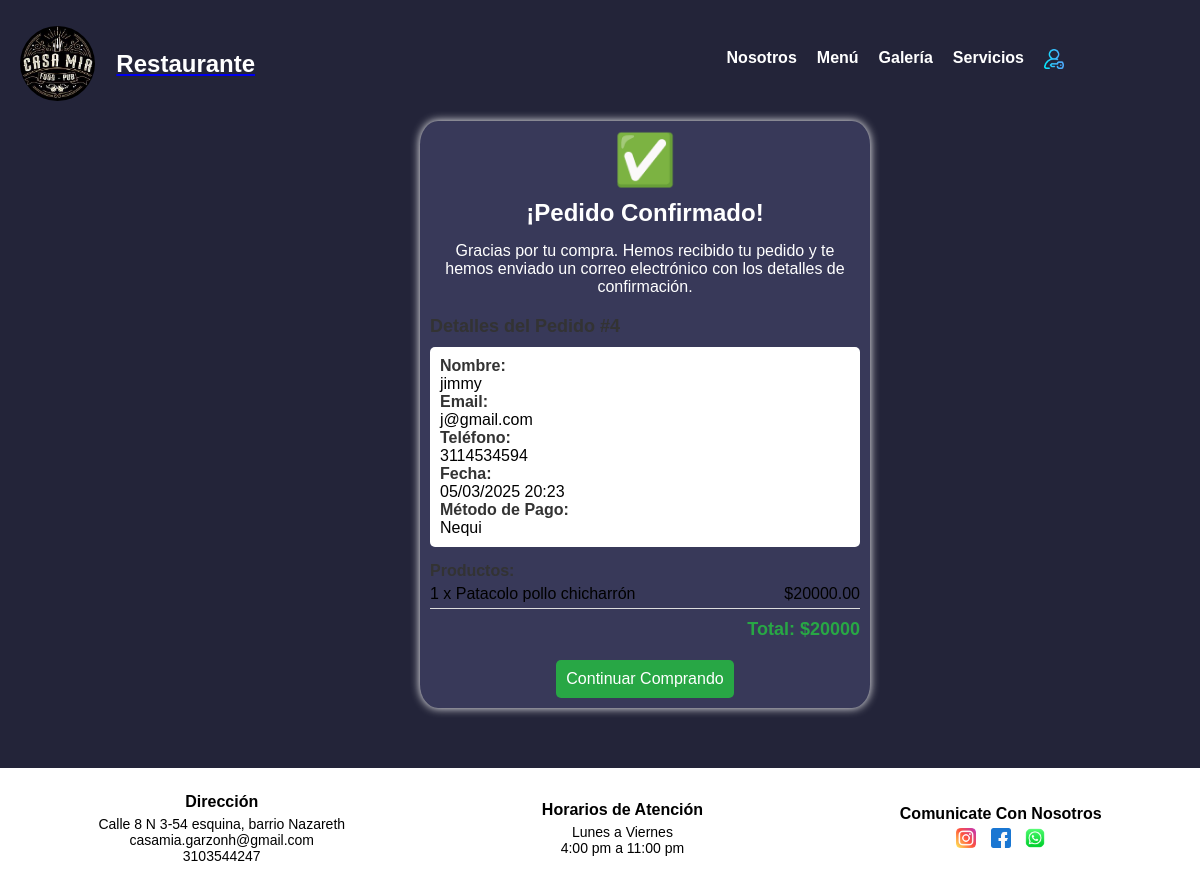
The page /confirmacion/4/ on the database its author committed.
### web/models.py (models this page shows, shortened)
class Orden(models.Model):
        usuario = models. ForeignKey(User, on_delete=models. CASCADE, null=True, blank=True)
        nombre = models. CharField (max_length=200)
        email = models. EmailField ()
        telefono = models.CharField (max_length=20)
        sesion_id = models.CharField(max_length=100, null=True, blank=True)
        total = models.DecimalField(max_digits=10, decimal_places=0)
        metodo_pago = models.CharField(max_length=20, choices=[( 'nequi','Nequi'), ('bancolombia', 'Bancolombia')])
        pagado = models.BooleanField(default=False)
        fecha_creacion = models.DateTimeField (auto_now_add=True)

class OrdenItem(models.Model):
        orden = models.ForeignKey(Orden, related_name='items', on_delete=models.CASCADE)
        producto = models.ForeignKey(Producto, on_delete=models.CASCADE)
        precio = models.DecimalField(max_digits=10, decimal_places=2)
        cantidad = models.IntegerField(default=1)
        def subtotal(self):
             return self.precio  * self.cantidad

class Producto(models.Model):
    id = models.AutoField(primary_key=True)
    imagen = models.ImageField(upload_to='productos/', blank=True, null=True)
    nombre = models.CharField(max_length=255)
    caracteristicas = models.TextField()
    precio = models.DecimalField(max_digits=10, decimal_places=2)
    cantidad = models.PositiveIntegerField()  # Asegúrate de que este campo esté definido

### web/views.py (the view)
# urls.py: path('confirmacion/<int:orden_id>/', views.confirmacion, name='confirmar'),
def confirmacion(request, orden_id):
    try:
        if request.user.is_authenticated:
            orden = Orden.objects.get(id=orden_id, usuario=request.user)
        else:
            orden = Orden.objects.get(id=orden_id, sesion_id=request.session.session_key)
        items = OrdenItem.objects.filter(orden=orden)
        return render(request, 'confirmacion.html', {
            'orden': orden,
            'items': items
        })
    except Orden.DoesNotExist:
        messages.error(request, "No se encontró la orden especificada.")
        return redirect('home')  # O redirigir a donde sea apropiado
    except Orden.DoesNotExist:
        messages.error(request, "Orden no encontrada")
        return redirect('productos')

### web/templates/confirmacion.html (shortened to what this page needs)
{% extends 'base.html' %}
{% load static %}
{% block content %}
<link rel="stylesheet" href="{% static 'css/confirmacion.css' %}">
    <div class="confirmacion-container">
            <div class="confirmacion-icon">✅</div>
            <h1 class="confirmacion-titulo">¡Pedido Confirmado!</h1>
            <div class="confirmacion-mensaje">
                Gracias por tu compra. Hemos recibido tu pedido y te hemos enviado un correo electrónico con los detalles de confirmación.
            </div>
            <div class="confirmacion-detalles">
                <h2 class="resumen-titulo">Detalles del Pedido #{{ orden.id }}</h2>
            <div class="confirmacion-datos">
                <div>
                    <div class="datos-titulo">Nombre:</div>
                    <div>{{ orden.nombre }}</div>
                </div>
                    <div>
                        <div class="datos-titulo">Email:</div>
                            <div>{{ orden.email }}</div>
                        </div>
                        <div>
                            <div class="datos-titulo">Teléfono:</div>
                            <div>{{ orden.telefono }}</div>
                        </div>
                        <div>
                            <div class="datos-titulo">Fecha:</div>
                            <div>{{ orden.fecha_creacion|date:"d/m/Y H:i" }}</div>
                        </div>
                        <div>
                            <div class="datos-titulo">Método de Pago:</div>
                            <div>{{ orden.get_metodo_pago_display }}</div>
                        </div>
                    </div>
                        <div class="confirmacion-items">
                            <div class="datos-titulo">Productos:</div>
                            {% for item in items %}
                            <div class="confirmacion-item">
                                <div>{{ item.cantidad }} x {{ item.producto.nombre }}</div>
                                <div>${{ item.subtotal }}</div>
                            </div>
                            {% endfor %}
                        <div class="confirmacion-total">
                            Total: ${{ orden.total }}
                        </div>
                    </div>
                </div>
                <div class="confirmacion-acciones">
                    <a href="{% url 'productos' %}" class="btn btn-success">
                        Continuar Comprando
                    </a>
                </div>
    </div>
{% endblock %}

### web/static/css/style.css (style rules this page uses)
* { margin: 0; padding: 0; box-sizing: border-box; }
body { font-family: Arial, sans-serif; background-color: rgba(35, 36, 57, 1); background-repeat: no-repeat; background-attachment: fixed; background-size: cover; }

### web/static/css/confirmacion.css (style rules this page uses)
body { font-family: Arial, sans-serif; color: #000000; }
.confirmacion-container { width: 450px; margin-left: 35%; margin-bottom: 5%; background: rgb(56, 57, 89); padding: 10px; border-radius: 4%; text-align: center; box-shadow: 0 0 10px white; }
.confirmacion-icon { font-size: 50px; margin-bottom: 10px; }
.confirmacion-titulo { font-size: 24px; font-weight: bold; color: #ffffff; }
.confirmacion-mensaje { margin: 15px 0; font-size: 16px; color: #ffffff; }
.confirmacion-detalles { text-align: left; margin-top: 20px; }
.resumen-titulo { font-size: 18px; font-weight: bold; margin-bottom: 10px; color: #333; }
.confirmacion-datos { background: #ffffff; padding: 10px; border-radius: 5px; }
.datos-titulo { font-weight: bold; color: #333; }
.confirmacion-items { margin-top: 15px; text-align: left; }
.confirmacion-item { display: flex; justify-content: space-between; padding: 5px 0; border-bottom: 1px solid #ddd; }
.confirmacion-total { font-size: 18px; font-weight: bold; text-align: right; margin-top: 10px; color: #28a745; }
.confirmacion-acciones { margin-top: 20px; }
.btn-success { background-color: #28a745; color: white; padding: 10px; border: none; border-radius: 5px; text-decoration: none; font-size: 16px; display: inline-block; }

### rows shown on the page
Orden: nombre "jimmy", email "j@gmail.com", telefono "3114534594", fecha_creacion "05/03/2025 20:23", metodo_pago "Nequi", total "20000"
OrdenItem: cantidad "1", producto.nombre "Patacolo pollo chicharrón", subtotal "20000.00"
